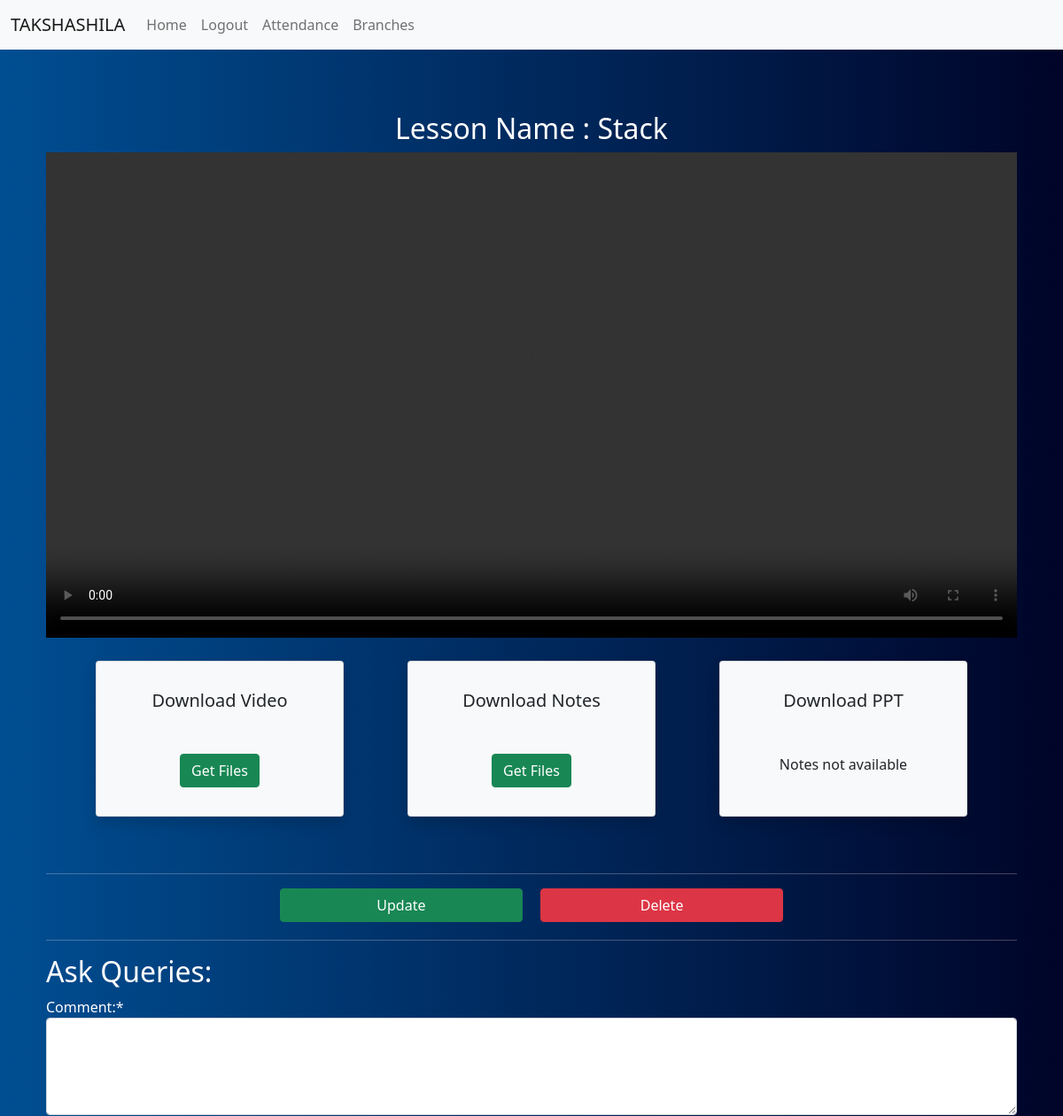
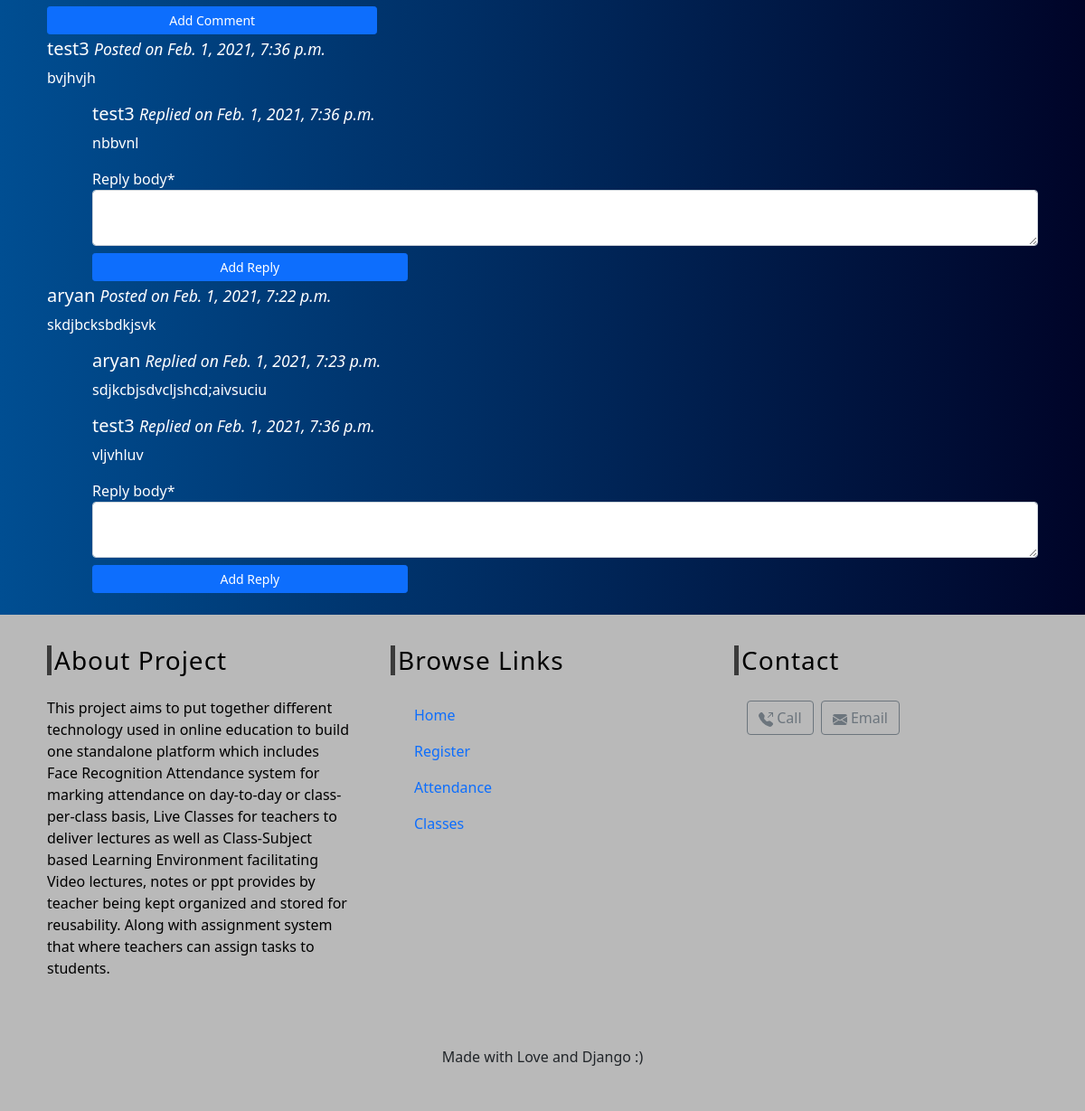
Screenshot of /classes/3cs3-05/stack (signed in) with the database file from the repository (2 pictures, top to bottom).
### classes/models.py (models this page shows, shortened)
class Lesson(models.Model):
    lesson_id = models.CharField(max_length=100,unique=True)
    branch = models.ForeignKey(Branch, on_delete=models.CASCADE)
    semester = models.ForeignKey(Semester, on_delete=models.CASCADE)
    subject = models.ForeignKey(Subject, on_delete=models.CASCADE, related_name='lessons')
    created_by = models.ForeignKey(User,on_delete=models.CASCADE)
    created_at = models.DateTimeField(auto_now_add=True)
    name = models.CharField(max_length=250)
    position = models.PositiveSmallIntegerField(verbose_name="Lecture Number")
    slug = models.SlugField(null=True, blank=True)
    video = models.FileField(upload_to=lesson_files,verbose_name="Video", blank=True,null=True)
    notes = models.FileField(upload_to=lesson_files,verbose_name="Notes", blank=True,null=True)
    ppt = models.FileField(upload_to=lesson_files,verbose_name="Presentation", blank=True,null=True)
    class Meta:
        ordering = ['position']

class Comment(models.Model):
    lesson_name = models.ForeignKey(Lesson,null=True,on_delete=models.CASCADE,related_name='comments')
    com_name = models.CharField(max_length=100,blank=True)
    author = models.ForeignKey(User,on_delete=models.CASCADE)
    body = models.TextField(max_length=500)
    date_added = models.DateTimeField(auto_now_add=True)
    class Meta:
        ordering = ['-date_added']

class Reply(models.Model):
    comment_name = models.ForeignKey(Comment,on_delete=models.CASCADE,related_name='replies')
    author = models.ForeignKey(User,on_delete=models.CASCADE)
    reply_body = models.TextField(max_length=500)
    date_added = models.DateTimeField(auto_now_add=True)

### classes/views.py (the view, shortened to what this page needs)
# urls.py: path('<str:subjects>/<slug:slug>',views.LessonDetailView.as_view(), name='lesson_detail'),
class LessonDetailView(DetailView, FormView):
    context_object_name = 'Lesson'
    model = Lesson
    template_name = 'classes/lesson_detail_view.html'
    form_class = CommentForm
    second_form_class = ReplyForm
    def get_context_data(self, **kwargs):
        context = super(LessonDetailView,self).get_context_data(**kwargs)
        if 'form' not in context:
            context['form'] = self.form_class()
        if 'form2' not in context:
            context['form2'] = self.second_form_class()
        return context

### classes/forms.py
class CommentForm(forms.ModelForm):
    class Meta:
        model = Comment
        fields = ('body',)
        labels = {"body":"Comment:"}
        widgets = {
            'body':forms.Textarea(attrs={'class':'form-control','rows':4,'cols':10}),
        }

class ReplyForm(forms.ModelForm):
    class Meta:
        model = Reply
        fields = ('reply_body',)
        widgets = {
            'reply_body':forms.Textarea(attrs={'class':'form-control','rows':2,'cols':10}),
        }

### classes/templates/classes/lesson_detail_view.html (shortened to what this page needs)
{% extends 'index.html' %}
{% load crispy_forms_tags %}
{% block content %}
{% if user.is_authenticated %}
    <h2 align='center'>Lesson Name : {{Lesson.name}}</h2>
    {% if Lesson.video %}
        <video controls>
            <source src="{{Lesson.video.url}}"  type="video/mp4">
        </video>
    {% endif %}
        <div class="card-views row">
            <div class="card text-center text-dark bg-light col-md-3 col-sm-5 shadow p-3 mb-5 mx-1 px-4">
                <div class="card-body">
                    <h5 class="card-title mb-5">Download Video</h5>
                    {% if Lesson.video %}
                        <a href="{{Lesson.video.url}}" download>
                        <button type="button" class="btn btn-success"><span>Get Files</span></button>
                        </a>
                    {% else %}
                        <p class="card-text">Notes not available</p>
                    {%endif%}
                </div>
            </div>
            <div class="card text-center text-dark bg-light col-md-3 col-sm-5 shadow p-3 mb-5 mx-1 px-4">
                <div class="card-body">
                    <h5 class="card-title mb-5">Download Notes</h5>
                    {% if Lesson.notes %}
                        <a href="{{Lesson.notes.url}}" download>
                        <button type="button" class="btn btn-success"><span>Get Files</span></button>
                        </a>
                    {% else %}
                        <p class="card-text">Notes not available</p>
                    {%endif%}
                </div>
            </div>
            <div class="card text-center text-dark bg-light col-md-3 col-sm-5 shadow p-3 mb-5  mx-1 px-4">
                <div class="card-body">
                    <h5 class="card-title mb-5">Download PPT</h5>
                    {% if Lesson.ppt %}
                        <a href="{{Lesson.ppt.url}}" download>
                        <button type="button" class="btn btn-success"><span>Get Files</span></button>
                        </a>
                    {% else %}
                        <p class="card-text">Notes not available</p>
                    {%endif%}
                </div>
            </div>
        </div>
    {% if user.profile.user_type == "teacher" %}
        <hr />
        <div style="text-align: center;">
            <a href="{%url 'classes:lesson_update' subjects=Lesson.subject.slug slug=Lesson.slug %}" class=" btn btn-success col-sm-5 col-lg-3 mx-2 mb-1">Update</a>
            <a href="{%url 'classes:lesson_delete' subjects=Lesson.subject.slug slug=Lesson.slug %}" class=" btn btn-danger col-sm-5 col-lg-3 mx-2 mb-1">Delete</a>
        </div>
    {% endif %}
    <hr />
    <div style="color: #fff;">
    <h2>Ask Queries:</h2>
    <form method="POST">
        <div class="form-group">
            {{form|crispy}}
            <input type="submit" name="form" class="btn btn-primary col-sm-5 col-lg-4 mb-1 mt-2 btn-sm" value="Add Comment">
        </div>
    </form>
    {% for comment in Lesson.comments.all %}
        <h5>{{comment.author}} <small><i>Posted on {{comment.date_added}}</i></small></h5>
        <p>{{comment.body}}</p>
        <div style="padding-left: 50px;">
        {% for reply in comment.replies.all %}
            <h5>{{reply.author}} <small><i>Replied on {{reply.date_added}}</i></small></h5>
            <p>{{reply.reply_body}}</p>
        {% endfor %}
        <form method="POST">
            {{form2|crispy}}
            <input type="submit" name="form2" class="btn btn-primary col-sm-5 col-lg-4 mb-1 mt-2 btn-sm" value="Add Reply">
        </form>
        </div>
    {% endfor %}
    </div>
{% else %}
<script>
    alert("You are not authorised")
    window.location.replace("{% url 'index' %}");
</script>
{% endif %}
{% endblock %}

### templates/index.html (style rules this page uses)
h1,h2 { color: #fff !important; }
body { background: #000428; background: -webkit-linear-gradient(to right, #004e92, #000428); background: linear-gradient(to right, #004e92, #000428); }
form { color: #fff !important; }
.card-views { display: flex; justify-content: space-evenly; flex-direction: row; flex-wrap: wrap; text-align: center; margin-top: 20px; }
hr { background-color: #fff; }

### classes/templates/classes/lesson_detail_view.html (style rules this page uses)
video { width: 100%; }

### rows the page displays
Lesson: name "Stack"
Comment: author "test3", date_added "Feb. 1, 2021, 7:36 p.m.", body "bvjhvjh"
Reply: author "test3", date_added "Feb. 1, 2021, 7:36 p.m.", reply_body "nbbvnl"
Comment: author "aryan", date_added "Feb. 1, 2021, 7:22 p.m.", body "skdjbcksbdkjsvk"
Reply: author "aryan", date_added "Feb. 1, 2021, 7:23 p.m.", reply_body "sdjkcbjsdvcljshcd;aivsuciu"
Reply: author "test3", date_added "Feb. 1, 2021, 7:36 p.m.", reply_body "vljvhluv"
